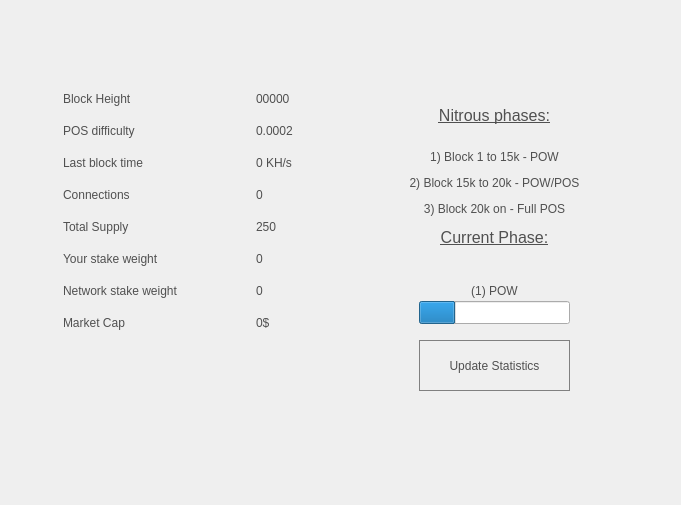
<?xml version="1.0" encoding="UTF-8"?>
<ui version="4.0">
 <class>StatisticsPage</class>
 <widget class="QWidget" name="StatisticsPage">
  <property name="windowModality">
   <enum>Qt::NonModal</enum>
  </property>
  <property name="geometry">
   <rect>
    <x>0</x>
    <y>0</y>
    <width>681</width>
    <height>505</height>
   </rect>
  </property>
  <property name="windowTitle">
   <string>Digging</string>
  </property>
  <property name="styleSheet">
   <string notr="true">color:#505050;
font-family:'Proxima Nova Rg';</string>
  </property>
  <layout class="QGridLayout" name="gridLayout">
   <property name="sizeConstraint">
    <enum>QLayout::SetMaximumSize</enum>
   </property>
   <property name="leftMargin">
    <number>52</number>
   </property>
   <property name="rightMargin">
    <number>22</number>
   </property>
   <item row="5" column="0">
    <widget class="QFrame" name="gridFrame_2">
     <layout class="QGridLayout" name="gridLayout_4">
      <item row="2" column="0" rowspan="2">
       <layout class="QFormLayout" name="formLayout_2">
        <property name="fieldGrowthPolicy">
         <enum>QFormLayout::FieldsStayAtSizeHint</enum>
        </property>
        <property name="horizontalSpacing">
         <number>78</number>
        </property>
        <property name="verticalSpacing">
         <number>18</number>
        </property>
        <property name="rightMargin">
         <number>0</number>
        </property>
        <item row="1" column="0">
         <widget class="QLabel" name="label_14">
          <property name="text">
           <string>&lt;html&gt;&lt;head/&gt;&lt;body&gt;&lt;p&gt;Block Height&lt;/p&gt;&lt;/body&gt;&lt;/html&gt;</string>
          </property>
         </widget>
        </item>
        <item row="1" column="1">
         <widget class="QLabel" name="heightBox">
          <property name="text">
           <string>00000</string>
          </property>
         </widget>
        </item>
        <item row="2" column="0">
         <widget class="QLabel" name="label_9">
          <property name="text">
           <string>&lt;html&gt;&lt;head/&gt;&lt;body&gt;&lt;p&gt;POS difficulty&lt;/p&gt;&lt;/body&gt;&lt;/html&gt;</string>
          </property>
         </widget>
        </item>
        <item row="2" column="1">
         <widget class="QLabel" name="diffBox2">
          <property name="text">
           <string>0.0002</string>
          </property>
         </widget>
        </item>
        <item row="3" column="0">
         <widget class="QLabel" name="label3_2">
          <property name="sizePolicy">
           <sizepolicy hsizetype="Preferred" vsizetype="Maximum">
            <horstretch>0</horstretch>
            <verstretch>0</verstretch>
           </sizepolicy>
          </property>
          <property name="text">
           <string>&lt;html&gt;&lt;head/&gt;&lt;body&gt;&lt;p&gt;Last block time&lt;/p&gt;&lt;/body&gt;&lt;/html&gt;</string>
          </property>
         </widget>
        </item>
        <item row="3" column="1">
         <widget class="QLabel" name="localBox">
          <property name="text">
           <string>0 KH/s</string>
          </property>
         </widget>
        </item>
        <item row="4" column="0">
         <widget class="QLabel" name="label1_2">
          <property name="text">
           <string>&lt;html&gt;&lt;head/&gt;&lt;body&gt;&lt;p&gt;Connections&lt;/p&gt;&lt;/body&gt;&lt;/html&gt;</string>
          </property>
         </widget>
        </item>
        <item row="4" column="1">
         <widget class="QLabel" name="connectionBox">
          <property name="text">
           <string>0</string>
          </property>
         </widget>
        </item>
        <item row="5" column="0">
         <widget class="QLabel" name="label_8">
          <property name="text">
           <string>&lt;html&gt;&lt;head/&gt;&lt;body&gt;&lt;p&gt;Total Supply&lt;/p&gt;&lt;/body&gt;&lt;/html&gt;</string>
          </property>
         </widget>
        </item>
        <item row="5" column="1">
         <widget class="QLabel" name="volumeBox">
          <property name="text">
           <string>250</string>
          </property>
         </widget>
        </item>
        <item row="6" column="0">
         <widget class="QLabel" name="label_10">
          <property name="text">
           <string>&lt;html&gt;&lt;head/&gt;&lt;body&gt;&lt;p&gt;Your stake weight&lt;/p&gt;&lt;/body&gt;&lt;/html&gt;</string>
          </property>
         </widget>
        </item>
        <item row="6" column="1">
         <widget class="QLabel" name="minBox">
          <property name="text">
           <string>0</string>
          </property>
         </widget>
        </item>
        <item row="7" column="0">
         <widget class="QLabel" name="label_11">
          <property name="text">
           <string>&lt;html&gt;&lt;head/&gt;&lt;body&gt;&lt;p&gt;Network stake weight&lt;/p&gt;&lt;/body&gt;&lt;/html&gt;</string>
          </property>
         </widget>
        </item>
        <item row="7" column="1">
         <widget class="QLabel" name="maxBox">
          <property name="text">
           <string>0</string>
          </property>
         </widget>
        </item>
        <item row="8" column="0">
         <widget class="QLabel" name="label_17">
          <property name="text">
           <string>&lt;html&gt;&lt;head/&gt;&lt;body&gt;&lt;p&gt;Market Cap&lt;/p&gt;&lt;/body&gt;&lt;/html&gt;</string>
          </property>
         </widget>
        </item>
        <item row="8" column="1">
         <widget class="QLabel" name="marketcap">
          <property name="text">
           <string>0$</string>
          </property>
         </widget>
        </item>
       </layout>
      </item>
     </layout>
    </widget>
   </item>
   <item row="1" column="0" colspan="2">
    <layout class="QVBoxLayout" name="verticalLayout">
     <item>
      <widget class="QLabel" name="label_2">
       <property name="text">
        <string>&lt;html&gt;&lt;head/&gt;&lt;body&gt;&lt;p align=&quot;center&quot;&gt;&lt;img src=&quot;:/icons/res/icons/statisticst.png&quot;/&gt;&lt;/p&gt;&lt;/body&gt;&lt;/html&gt;</string>
       </property>
      </widget>
     </item>
    </layout>
   </item>
   <item row="0" column="0" colspan="2">
    <spacer name="verticalSpacer_3">
     <property name="orientation">
      <enum>Qt::Vertical</enum>
     </property>
     <property name="sizeType">
      <enum>QSizePolicy::Fixed</enum>
     </property>
     <property name="sizeHint" stdset="0">
      <size>
       <width>20</width>
       <height>10</height>
      </size>
     </property>
    </spacer>
   </item>
   <item row="2" column="0" colspan="2">
    <spacer name="verticalSpacer_2">
     <property name="orientation">
      <enum>Qt::Vertical</enum>
     </property>
     <property name="sizeType">
      <enum>QSizePolicy::Fixed</enum>
     </property>
     <property name="sizeHint" stdset="0">
      <size>
       <width>20</width>
       <height>40</height>
      </size>
     </property>
    </spacer>
   </item>
   <item row="6" column="0">
    <spacer name="verticalSpacer">
     <property name="orientation">
      <enum>Qt::Vertical</enum>
     </property>
     <property name="sizeHint" stdset="0">
      <size>
       <width>20</width>
       <height>10</height>
      </size>
     </property>
    </spacer>
   </item>
   <item row="5" column="1" rowspan="2">
    <widget class="QFrame" name="frame">
     <property name="minimumSize">
      <size>
       <width>260</width>
       <height>0</height>
      </size>
     </property>
     <widget class="QPushButton" name="startButton">
      <property name="geometry">
       <rect>
        <x>60</x>
        <y>259</y>
        <width>151</width>
        <height>51</height>
       </rect>
      </property>
      <property name="sizePolicy">
       <sizepolicy hsizetype="Fixed" vsizetype="Fixed">
        <horstretch>0</horstretch>
        <verstretch>0</verstretch>
       </sizepolicy>
      </property>
      <property name="minimumSize">
       <size>
        <width>120</width>
        <height>40</height>
       </size>
      </property>
      <property name="styleSheet">
       <string notr="true">background:none;border:1px solid grey</string>
      </property>
      <property name="text">
       <string>Update Statistics</string>
      </property>
     </widget>
     <widget class="QLabel" name="label">
      <property name="geometry">
       <rect>
        <x>20</x>
        <y>0</y>
        <width>231</width>
        <height>191</height>
       </rect>
      </property>
      <property name="text">
       <string>&lt;html&gt;&lt;head/&gt;&lt;body&gt;&lt;p align=&quot;center&quot;&gt;&lt;span style=&quot; font-size:12pt; text-decoration: underline;&quot;&gt;Nitrous phases:&lt;/span&gt;&lt;br/&gt;&lt;/p&gt;&lt;p align=&quot;center&quot;&gt;1) Block 1 to 15k - POW&lt;/p&gt;&lt;p align=&quot;center&quot;&gt;2) Block 15k to 20k -  POW/POS&lt;/p&gt;&lt;p align=&quot;center&quot;&gt;3) Block 20k on - Full POS&lt;/p&gt;&lt;p align=&quot;center&quot;&gt;&lt;span style=&quot; font-size:12pt; text-decoration: underline;&quot;&gt;Current Phase:&lt;/span&gt;&lt;/p&gt;&lt;/body&gt;&lt;/html&gt;</string>
      </property>
     </widget>
     <widget class="QProgressBar" name="progressBar">
      <property name="geometry">
       <rect>
        <x>60</x>
        <y>220</y>
        <width>151</width>
        <height>23</height>
       </rect>
      </property>
      <property name="value">
       <number>24</number>
      </property>
      <property name="textVisible">
       <bool>false</bool>
      </property>
     </widget>
     <widget class="QLabel" name="cBox">
      <property name="geometry">
       <rect>
        <x>90</x>
        <y>200</y>
        <width>91</width>
        <height>20</height>
       </rect>
      </property>
      <property name="text">
       <string>&lt;html&gt;&lt;head/&gt;&lt;body&gt;&lt;p align=&quot;center&quot;&gt;(1) POW&lt;/p&gt;&lt;/body&gt;&lt;/html&gt;</string>
      </property>
     </widget>
    </widget>
   </item>
  </layout>
 </widget>
 <layoutdefault spacing="6" margin="11"/>
 <resources/>
 <connections/>
</ui>
